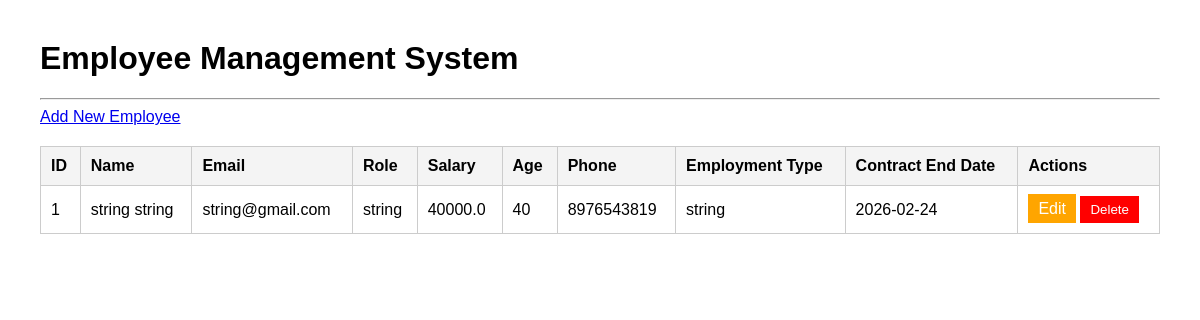
Page /employees/page on the earlier database version.
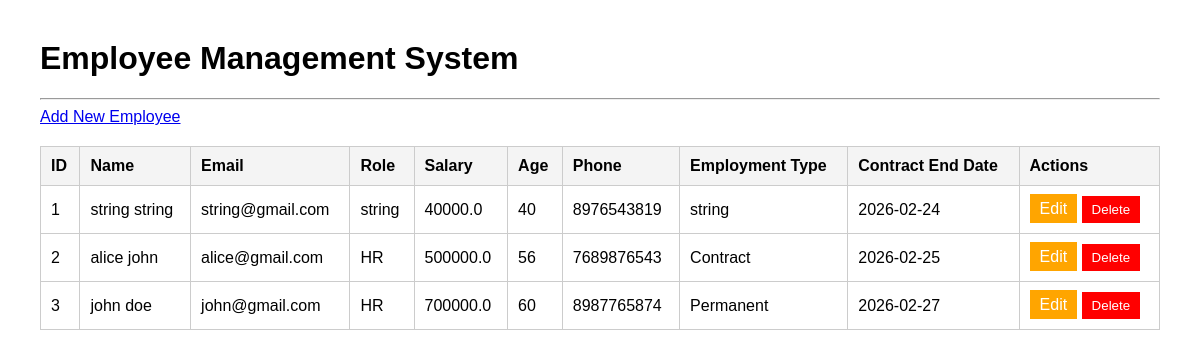
Same page on the later database version.
### app/employees/model.py (models this page shows)
class Employee(Base):
    __tablename__ = "employees"
    id = Column(Integer, primary_key=True)
    username = Column(String, unique=True, nullable=False, index=True)
    password = Column(String, nullable=False)
    first_name = Column(String, nullable=False)
    last_name = Column(String, nullable=False)
    email = Column(String, unique=True, nullable=False)
    phone_number = Column(String, nullable=False)
    age = Column(Integer, nullable=False)
    role = Column(String, nullable=False)
    salary = Column(Float, nullable=False)
    employment_type = Column(String, nullable=False)
    contract_end_date = Column(Date, nullable=True)
    created_at = Column(DateTime(timezone=True), server_default=func.now())
    updated_at = Column(
        DateTime(timezone=True), server_default=func.now(), onupdate=func.now()
    )

### app/employees/router.py (the view)
@router.get("/page", response_class=None)
def employee_page(
    request: Request, service: EmployeeService = Depends(get_employee_service)
):
    employees = service.get_all_employees()
    return templates.TemplateResponse(
        "employees.html",
        {"request": request, "employees": employees},
    )

### templates/employees.html
{% extends "base.html" %}
{% block content %}
<a href="/employees/create">Add New Employee</a>
<table>
    <thead>
        <tr>
            <th>ID</th>
            <th>Name</th>
            <th>Email</th>
            <th>Role</th>
            <th>Salary</th>
            <th>Age</th>
            <th>Phone</th>
            <th>Employment Type</th>
            <th>Contract End Date</th>
            <th>Actions</th>
        </tr>
    </thead>
    <tbody>
        {% for emp in employees %}
        <tr>
            <td>{{ emp.id }}</td>
            <td>{{ emp.first_name }} {{ emp.last_name }}</td>
            <td>{{ emp.email }}</td>
            <td>{{ emp.role }}</td>
            <td>{{ emp.salary }}</td>
            <td>{{ emp.age }}</td>
            <td>{{ emp.phone_number}}</td>
            <td>{{ emp.employment_type }}</td>
            <td>{{ emp.contract_end_date }}</td>
            <td>
                <a href="/employees/edit/{{ emp.id }}" class="btn btn-edit">Edit</a>
                <form action="/employees/delete/{{ emp.id }}" method="post" style="display:inline;"
                    onsubmit="return confirm('Are you sure you want to delete this employee?');">
                    <button type="submit" class="btn btn-delete">Delete</button>
                </form>
            </td>
        </tr>
        {% endfor %}
    </tbody>
</table>
{% endblock %}

### templates/base.html (shortened to what this page needs)
<!DOCTYPE html>
<html>
<head>
</head>
<body>
    <h1>Employee Management System</h1>
    <hr>
    {% block content %}{% endblock %}
</body>
</html>

### templates/base.html (style rules this page uses)
body { font-family: Arial, sans-serif; margin: 40px; }
table { width: 100%; border-collapse: collapse; margin-top: 20px; }
table, th, td { border: 1px solid #ccc; }
th, td { padding: 10px; text-align: left; }
th { background-color: #f4f4f4; }
.btn { padding: 6px 10px; text-decoration: none; border: none; cursor: pointer; }
.btn-edit { background-color: orange; color: white; }
.btn-delete { background-color: red; color: white; }

Differences in the rows shown:
added Employee: id "2", first_name "alice", last_name "john", email "alice@gmail.com", role "HR", salary "500000.0", age "56", phone_number "7689876543", employment_type "Contract", contract_end_date "2026-02-25"
added Employee: id "3", first_name "john", last_name "doe", email "john@gmail.com", role "HR", salary "700000.0", age "60", phone_number "8987765874", employment_type "Permanent", contract_end_date "2026-02-27"
